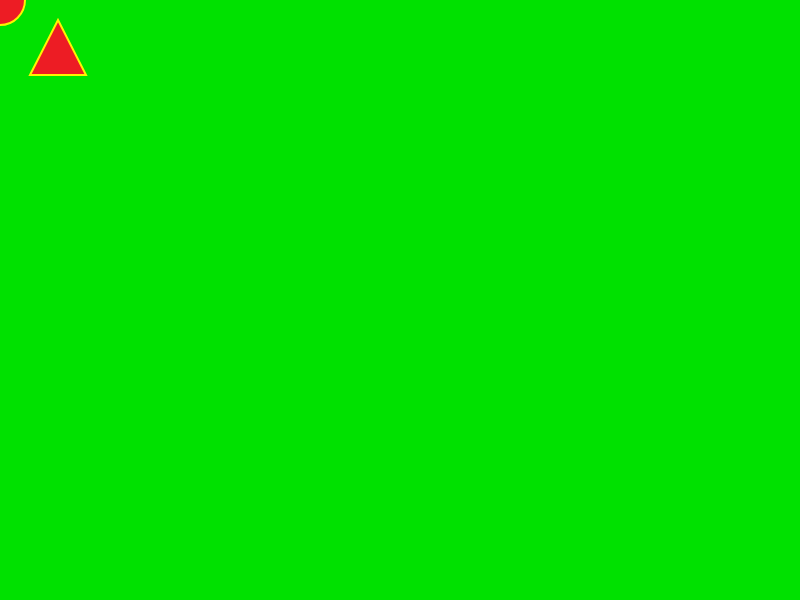
Frame 1 (no input)
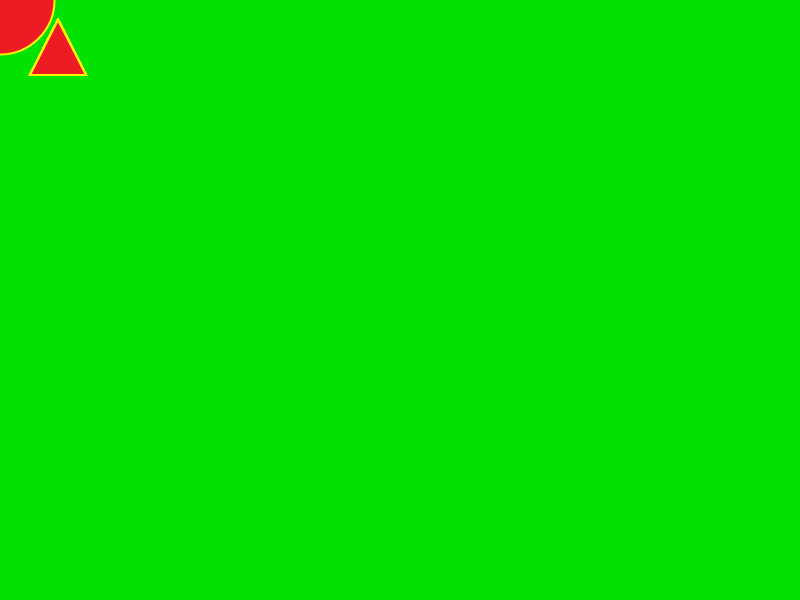
Frame 60 (no input)
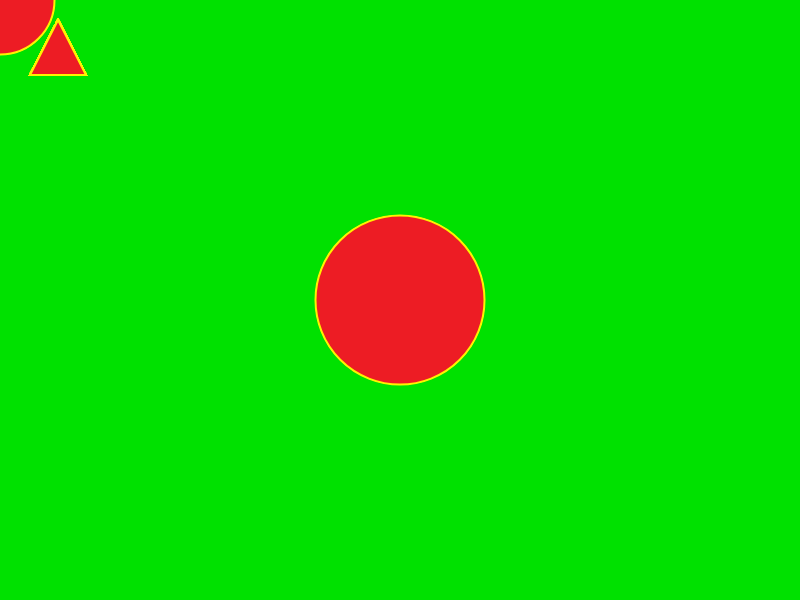
Frame 120 (the mouse pressed at the canvas centre since frame 60)

The p5.js sketch that drew these frames (run headless with seeded random() and noise() and a simulated clock; from frame 60 on, the mouse is pressed at the canvas centre):

// p5.js sketch
// ── sketch.js
//2016 07 20 wednesday
// estoy en la uss
//con mucha gente
// estamos haciendo un codigo que
//hace que el fondo sea verde 
//y que haya un elipse que siga al mouse 

//function nombre funcion (){

var diametro 
diametro =50;


function setup() {
  createCanvas(800,600);
  background (0,225,0)
}
  
function draw() {
estilo1();
var anchoBorde=10;
anchoBorde =10;  
ellipse (mouseX,mouseY,diametro,diametro);
triangle(30, 75, 58, 20, 86, 75);
diametro = diametro +1;

}

function estilo1() {
  
  strokeWeight (2)
stroke (255,242,0);
fill(237,28,36); 
}
